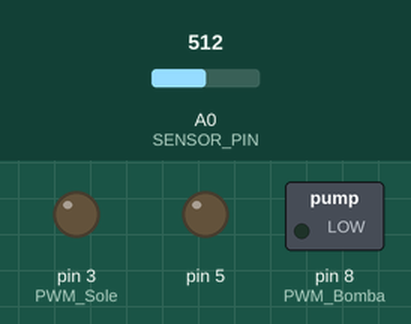
Simulated run of this sketch. Board: Arduino Uno, built with avr-gcc and run on an emulated ATmega328P. On the bench: switched loads named in the sketch (green lamp = pin HIGH), output pins drawn as LEDs (lit = HIGH). Inputs (shaded band) come from the test bench; at power-on: A0 (SENSOR_PIN) = 512. What the sketch prints to the serial monitor is not drawn.

Above: at 1.2 s.
1.3 s: A0 (SENSOR_PIN) set to 323
4.3 s: A0 (SENSOR_PIN) set to 302
At 5.5 s:
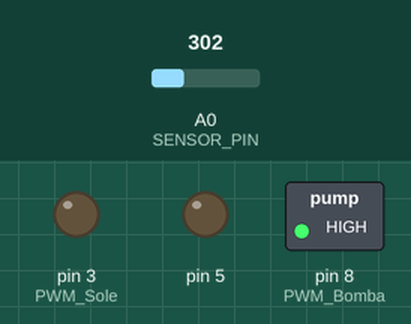
5.8 s: A0 (SENSOR_PIN) set to 511
At 6.7 s:
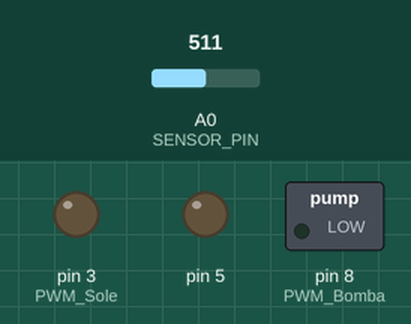
7.3 s: A0 (SENSOR_PIN) set to 306
At 13.4 s:
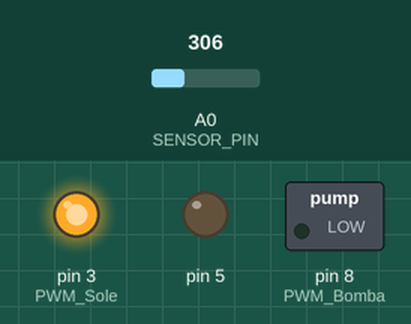
Timing chart, 0 to 14.5 s (numbered marks = the images above; inputs shaded):
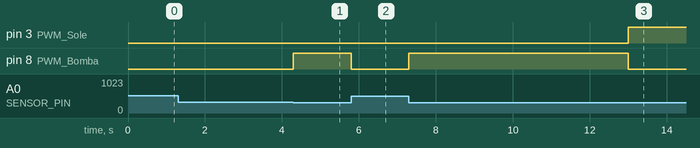

The sketch:

PWM_prueba.ino
```cpp
#define SENSOR_PIN 0
#define PWM_Bomba 8
#define PWM_Sole 3


float sensorValue;
int cont;
float lecturaPresion;
float presion;


unsigned long currentTime;
unsigned long firstTime;

int escrituraPWM1 = 0;


void setup() {
  // Set up serial port
  pinMode(5, OUTPUT);
  Serial.begin(57600);
  currentTime = millis();
  firstTime = currentTime;
  pinMode(PWM_Bomba, OUTPUT);
  pinMode(PWM_Sole, OUTPUT);
  digitalWrite(PWM_Bomba, LOW);
  digitalWrite(PWM_Sole, LOW);
}

void loop() {
  currentTime = millis();
  sensorValue = analogRead(SENSOR_PIN);
  lecturaPresion = 5 * (sensorValue / 1023);
  // con este ajuste se tiene un error de 1 Kpa. Puede que se trabaje en una zona no lineal, se podria mejorar.
  presion = (((lecturaPresion / 5) + 0.00842) / 0.002421) - 100;

  if (currentTime - firstTime < 13000) {
    //si es menor a lim inf infla
    if (presion < 30) {
      digitalWrite(PWM_Bomba, HIGH);
      digitalWrite(PWM_Sole, LOW);

    //si es mayor a lim sup no infles mas
    } else if (presion > 40) {
      digitalWrite(PWM_Bomba, LOW);
      digitalWrite(PWM_Sole, LOW);
    }
  } else {
    //si supera el tiempo liberame el aire pana
    digitalWrite(PWM_Bomba, LOW);
    digitalWrite(PWM_Sole, HIGH);
  }


  if (currentTime - firstTime < 15000) {
    //graficame neneeee
    Serial.print(0); // To freeze the lower limit
    Serial.print(" ");
    Serial.print(100); // To freeze the upper limit
    Serial.print(" ");
    Serial.println(presion);
  }
}
```

Measured:
- the behaviour switches between 314 and 313 on A0 (SENSOR_PIN) (found by bisection; images 0 and 1)
- after the input at 4.3 s, pin 8 (PWM_Bomba): LOW → HIGH at once
- after the input at 5.8 s, pin 8 (PWM_Bomba): HIGH → LOW at once
- after the input at 7.3 s, pin 8 (PWM_Bomba): LOW → HIGH at once, → LOW 5.7 s later
